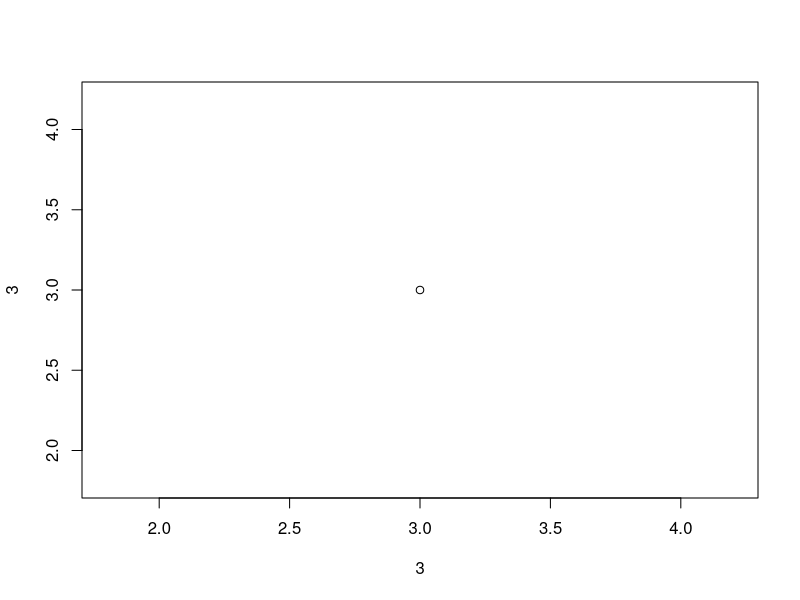
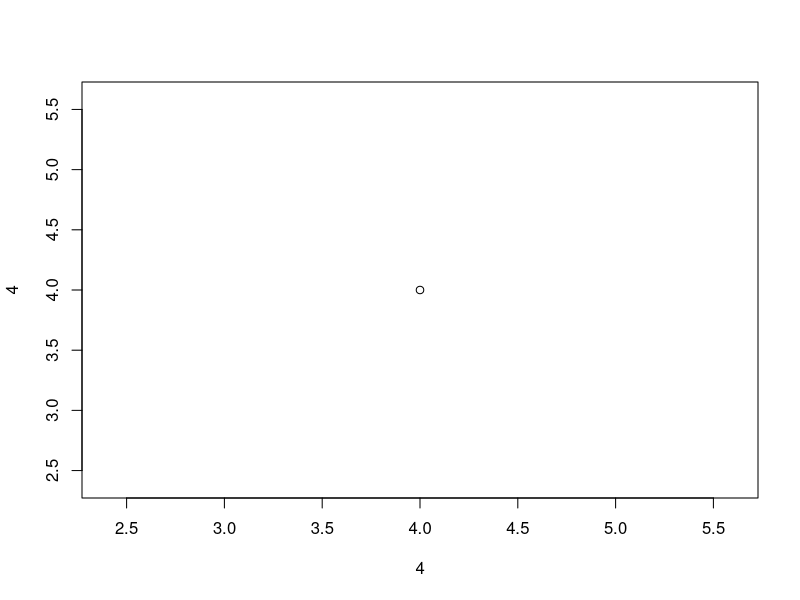
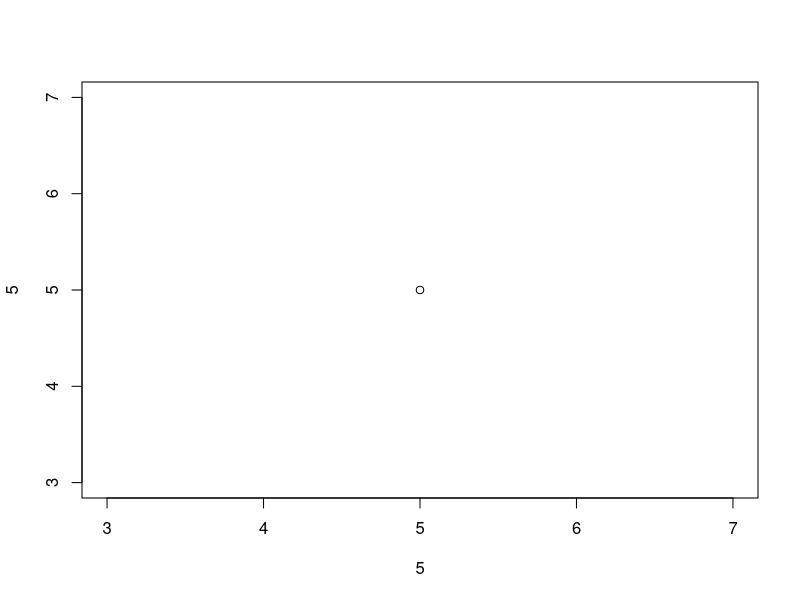
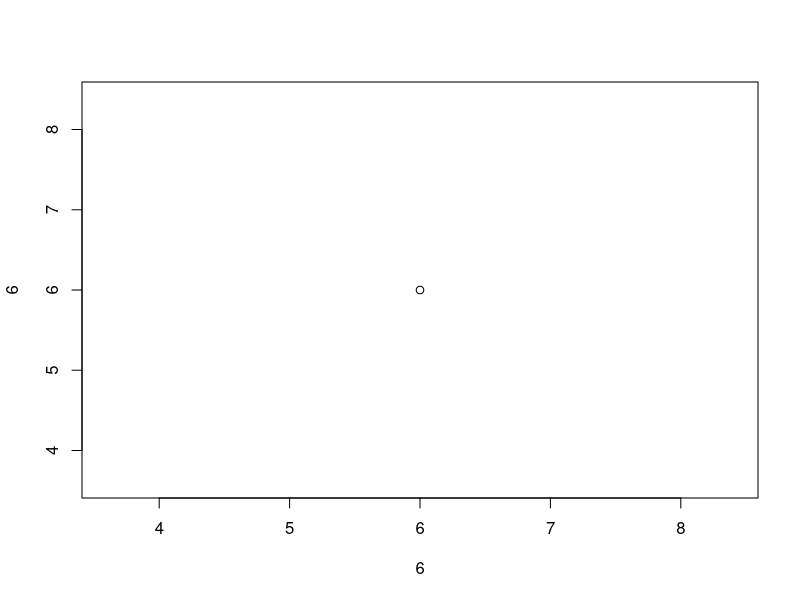
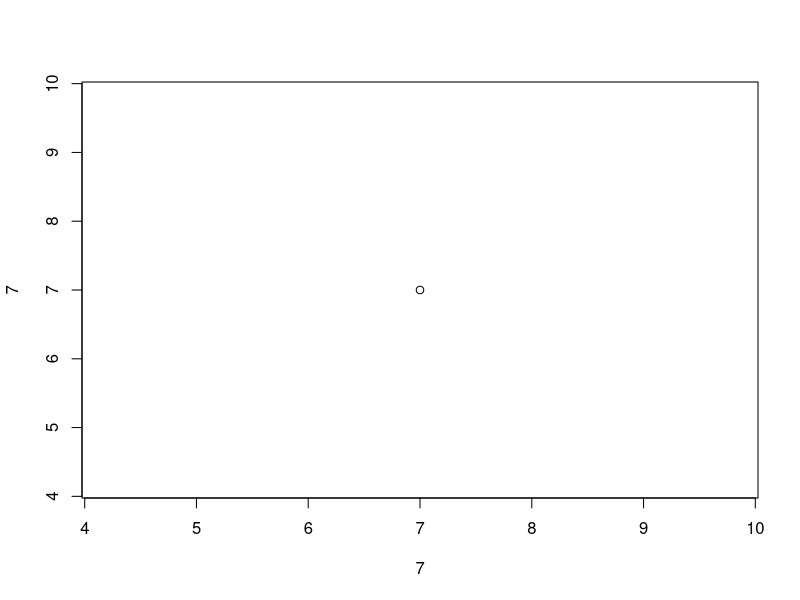
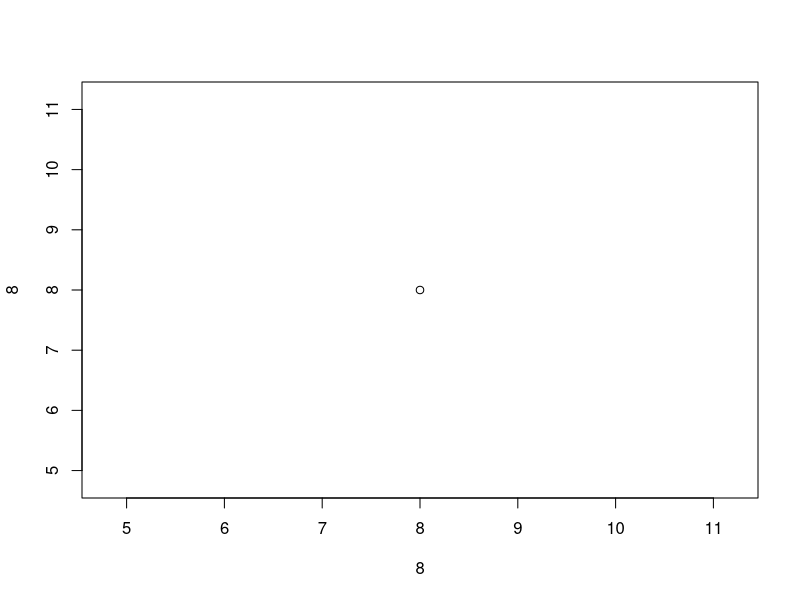

Here is the R script that generated these plots, in order:
# Temp script to test Git functionality

plot(3,3)

plot(4,4)  #this was added from Rstudio on my laptop

plot(5,5)  #test #2 from home in Rstudio

plot(6,6)  #test #3 from home in Rstudio

plot(7,7)  #test #4 from work in Rstudio using push only

plot(8,8)   #test #5 from work in Rstudio (new username)

temp<-2
